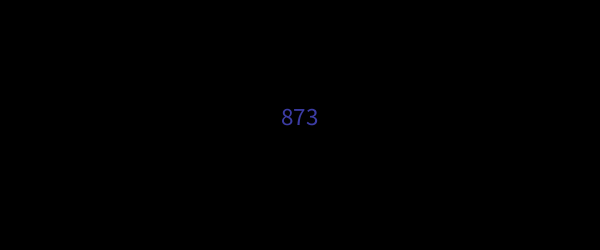
Frame 1 (no input)
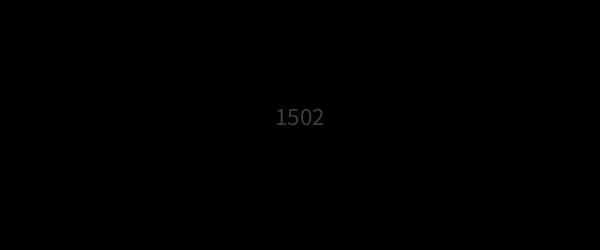
Frame 60 (the mouse pressed at the canvas centre just before this capture)
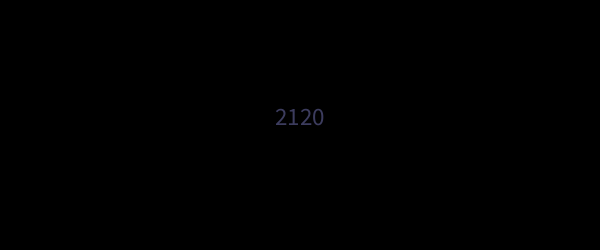
Frame 120 (the mouse held since frame 60 and released just before this capture)

The Processing sketch that drew these frames (run headless with seeded random() and noise(); from frame 60 on, the mouse is pressed at the canvas centre):

// Processing sketch: wwwwwwwww
// ── wwwwwwwww.pde
Timer timer1 = new Timer();

void setup() {
  size(600, 250);
  textAlign(CENTER);
  frameRate(100);
  background(0);
}

void draw() {
  background(0);
  timer1.show();
}


// ── www.pde
class Timer {
  int currentTime = 0;
  int oldTime = 0;
  color wow;

  Timer() {
    wow = color(255, 255, 255);
  }

  void show() {
    currentTime = millis();

    if (currentTime-oldTime >= 20) {
      wow = color(60, 60, random(255));
      oldTime = currentTime;
    }

    fill(wow);
    textSize(25);
    text(millis(), width/2, height/2);
  }
}
